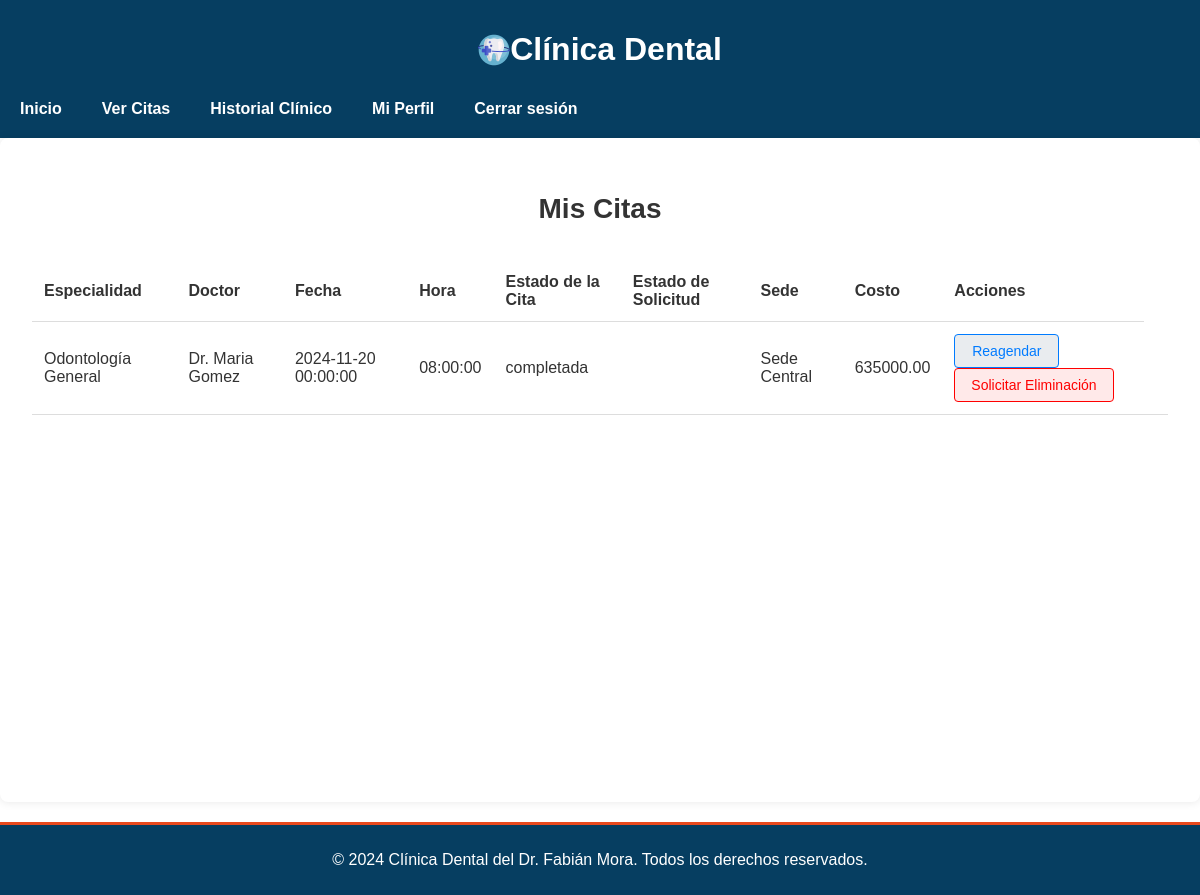
Page /Pacientes/ver_citas.php (signed in) on the committed database.
### tables this page shows
CREATE TABLE `citas` (
  `id` int(11) NOT NULL,
  `usuario_id` int(11) NOT NULL,
  `doctor_id` int(11) NOT NULL,
  `fecha` datetime DEFAULT NULL,
  `motivo` varchar(255) DEFAULT NULL,
  `estado` enum('agendada','completada','cancelada') DEFAULT 'agendada',
  `sede_id` int(11) NOT NULL,
  `especialidad_id` int(11) NOT NULL,
  `hora` time NOT NULL,
  `paciente_id` int(11) DEFAULT NULL,
  `costo` decimal(10,2) DEFAULT 0.00
);

CREATE TABLE `especialidades` (
  `id` int(11) NOT NULL,
  `nombre` varchar(255) NOT NULL,
  `sede_id` int(11) DEFAULT NULL,
  `doctor_id` int(11) DEFAULT NULL,
  `doctor` varchar(255) NOT NULL
);

CREATE TABLE `doctores` (
  `id` int(11) NOT NULL,
  `usuario_id` int(11) DEFAULT NULL,
  `especialidad` varchar(100) DEFAULT NULL,
  `sede_id` int(11) DEFAULT NULL,
  `telefono` varchar(20) DEFAULT NULL,
  `nombre` varchar(100) DEFAULT NULL,
  `direccion` varchar(255) NOT NULL,
  `email` varchar(255) DEFAULT NULL,
  `fecha_nacimiento` date DEFAULT NULL
);

CREATE TABLE `sedes` (
  `id` int(11) NOT NULL,
  `nombre` varchar(100) NOT NULL,
  `direccion` varchar(255) NOT NULL,
  `telefono` varchar(15) DEFAULT NULL
);

### Pacientes/ver_citas.php (the view, shortened to what this page needs)
<?php
require '../Conexion/conexion.php';
try {
     $usuario_id = $_SESSION['usuario_id'];
     $stmt = $pdo->prepare('
     SELECT citas.id,
            paciente.nombre AS paciente_nombre,
            doctor.nombre AS doctor_nombre,
            citas.fecha,
            citas.hora,
            citas.estado AS estado_cita,
            citas.motivo,
            citas.costo,
            citas.estado,
            sede.nombre AS sede_nombre,
            especialidad.nombre AS especialidad,
            solicitud.estado AS estado_solicitud
     FROM citas
     JOIN pacientes AS paciente ON citas.paciente_id = paciente.id
     JOIN doctores AS doctor ON citas.doctor_id = doctor.id
     JOIN sedes AS sede ON citas.sede_id = sede.id
     JOIN especialidades AS especialidad ON citas.especialidad_id = especialidad.id
     LEFT JOIN solicitudes AS solicitud ON citas.id = solicitud.cita_id
     WHERE paciente.usuario_id = :usuario_id
     ORDER BY citas.fecha, citas.hora
 ');
    $stmt->bindParam(':usuario_id', $usuario_id, PDO::PARAM_INT);
    $stmt->execute();
    $citas = $stmt->fetchAll(PDO::FETCH_ASSOC);
} catch (PDOException $e) {
    die('Error en la consulta: ' . $e->getMessage());
}
?>
<!DOCTYPE html>
<html lang="es">
<head>
    <link rel="stylesheet" href="/css/styles.css">
</head>
<body>
    <header class="header">
        <div class="container">
            <h1 class="logo">
                <img src="/Imagenes/odontologia.png" alt="Logo de Clínica Dental">
                Clínica Dental
            </h1>
            <nav class="nav">
                <a href="principal_pacientes.php" class="nav-link">Inicio</a>
                <a href="ver_citas.php" class="nav-link">Ver Citas</a>
                <a href="ver_historial.php" class="nav-link">Historial Clínico</a>
                <a href="perfil.php" class="nav-link">Mi Perfil</a>
                <a href="../logout.php" class="nav-link">Cerrar sesión</a>
            </nav>
        </div>
    </header>
    <main>
        <section class="container-principal">
            <h2>Mis Citas</h2>
            <table class="table">
                <thead>
                    <tr>
                        <th>Especialidad</th>
                        <th>Doctor</th>
                        <th>Fecha</th>
                        <th>Hora</th>
                        <th>Estado de la Cita</th>
                        <th>Estado de Solicitud</th>
                        <th>Sede</th>
                        <th>Costo</th>
                        <th>Acciones</th>
                    </tr>
                </thead>
                <tbody>
                    <?php if (count($citas) > 0): ?>
                        <?php foreach ($citas as $cita): ?>
                            <tr id="cita-<?php echo htmlspecialchars($cita['id']); ?>">
                                <td><?php echo htmlspecialchars($cita['especialidad']); ?></td>
                                <td><?php echo htmlspecialchars($cita['doctor_nombre']); ?></td>
                                <td><?php echo htmlspecialchars($cita['fecha']); ?></td>
                                <td><?php echo htmlspecialchars($cita['hora']); ?></td>
                                <td><?php echo htmlspecialchars($cita['estado']); ?></td>
                                <td><?php echo htmlspecialchars($cita['estado_solicitud']); ?></td>
                                <td><?php echo htmlspecialchars($cita['sede_nombre']); ?></td>
                                <td><?php echo htmlspecialchars($cita['costo'], ENT_QUOTES, 'UTF-8'); ?></td>
                                <td>
                                     <a href="reagendar_citas.php?cita_id=<?php echo htmlspecialchars($cita['id']); ?>" class="btn-Agendar">Reagendar</a>
                                     <button onclick="solicitarEliminacion(<?php echo htmlspecialchars($cita['id']); ?>)" class="btn-eliminar">Solicitar Eliminación</button>
                                </td>
                                <td>
                                </td>
                            </tr>
                        <?php endforeach; ?>
                    <?php else: ?>
                        <tr>
                            <td colspan="8">No tienes citas agendadas.</td>
                        </tr>
                    <?php endif; ?>
                </tbody>
            </table>
        </section>
    </main>
    <footer class="footer">
        <div class="container">
            <p>&copy; 2024 Clínica Dental del Dr. Fabián Mora. Todos los derechos reservados.</p>
        </div>
    </footer>
</body>
</html>

### css/styles.css (style rules this page uses)
body { font-family: 'Arial', sans-serif; margin: 0; padding: 0; }
.header { background: #063e61; color: #fff; padding: 10px 0; justify-content: center; }
.header .logo { display: flex; align-items: center; justify-content: center; }
.header .logo img { max-width: 120px; height: auto; }
.nav { display: flex; justify-content: left; }
.nav .nav-link { text-decoration: none; color: #fff; padding: 10px 20px; display: block; font-weight: bold; transition: background 0.3s, color 0.3s; }
body { font-family: 'Arial', sans-serif; color: #333; margin: 0; padding: 0; }
footer { background: #063e61; color: #ffffff; text-align: center; padding: 10px 0; margin-top: 20px; border-top: #e8491d 3px solid; }
.table { width: 100%; height: 100%; border-collapse: collapse; margin-top: 20px; }
.table th, .table td { padding: 12px; text-align: left; border-bottom: 1px solid #ddd; }
.table th { background-color: none; color: #333; font-weight: bold; }
button.btn-eliminar { display: inline-block; padding: 0.5rem 1rem; font-size: 0.875rem; color: #ff0000; background-color: #ffe9e9; border: 1px solid #ff0000; border-radius: 4px; text-decoration: none; transition: background-color 0.3s, color 0.3s; }
.btn-Agendar, .btn-aprobar { display: inline-block; padding: 0.5rem 1rem; font-size: 0.875rem; width: 40%; text-align: center; color: #007bff; background-color: #e9ecef; border: 1px solid #007bff; border-radius: 4px; text-decoration: none; transition: background-color 0.3s, color 0.3s; }
.btn-eliminar { display: inline-block; padding: 0.5rem 1rem; font-size: 0.875rem; color: #ff0000; background-color: #ffe9e9; border: 1px solid #ff0000; border-radius: 4px; text-decoration: none; transition: background-color 0.3s, color 0.3s; }
.container-principal { padding: 2rem; max-width: 1200px; margin: 0 auto; background-color: #ffffff; border-radius: 8px; box-shadow: 0 0 10px rgba(0, 0, 0, 0.1); position: relative; min-height: 600px; display: flex; flex-direction: column; }
h2 { font-size: 1.75rem; color: #333; margin-bottom: 1rem; text-align: center; }

### rows in the picture
citas: especialidad.nombre "Odontología General", doctor.nombre "Dr. Maria Gomez", fecha "2024-11-20 00:00:00", hora "08:00:00", estado "completada", sede.nombre "Sede Central", costo "635000.00"
